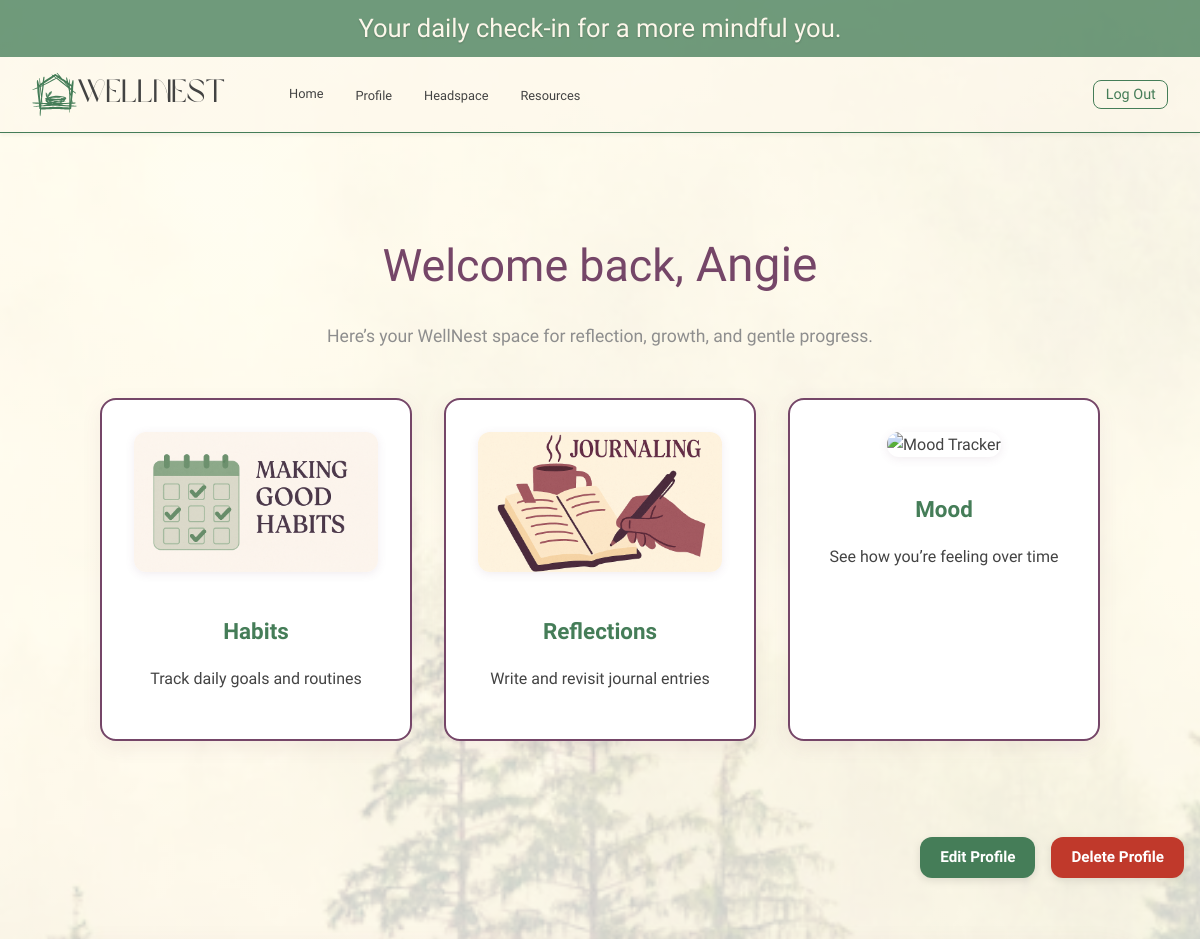
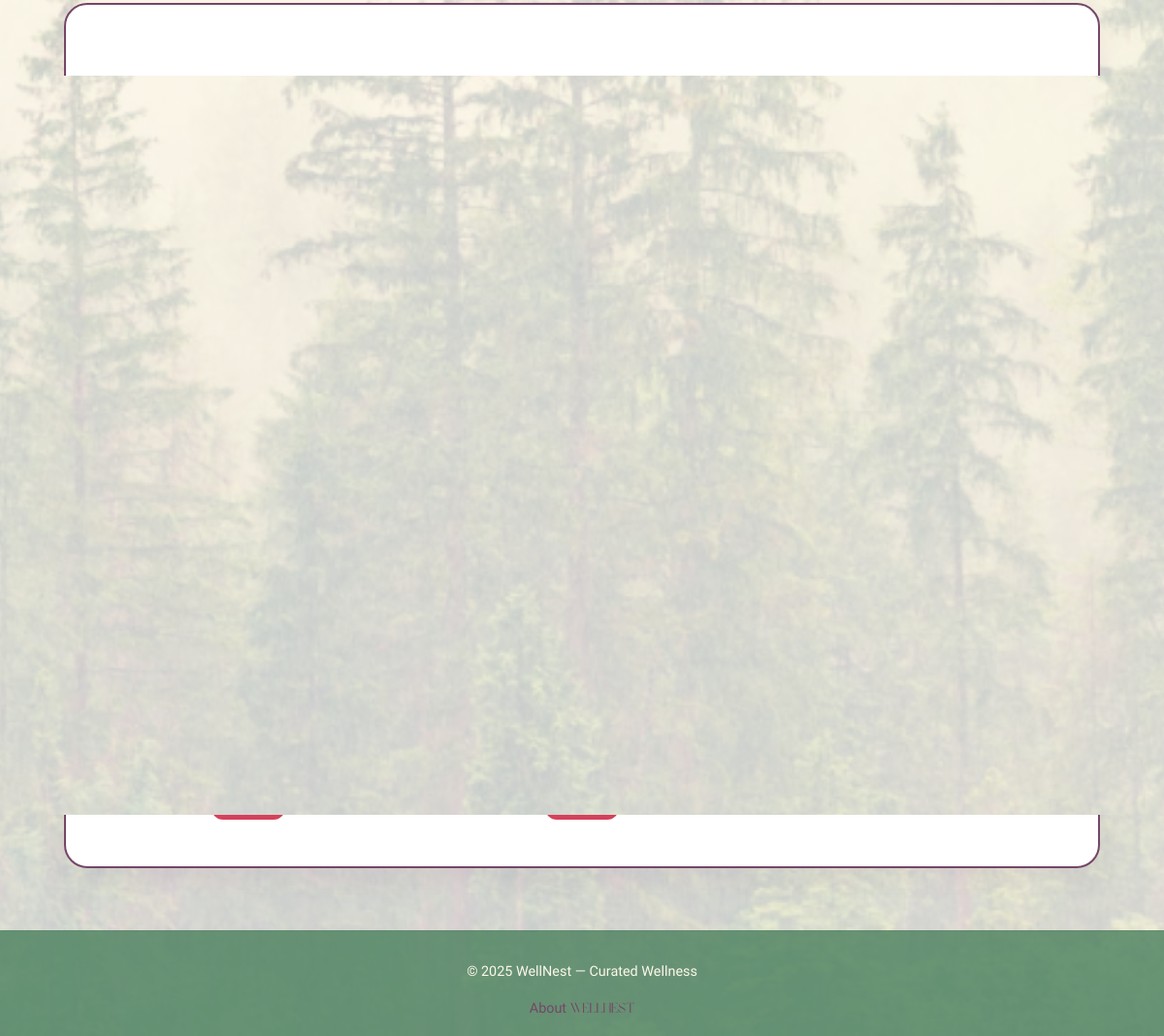
/profile/ (signed in), run on the app's committed database (2 pictures, top to bottom).
### main_app/models.py (models this page shows, shortened)
class SavedRecipe(models.Model):
    user = models.ForeignKey(User, on_delete=models.CASCADE)
    title = models.CharField(max_length=255)
    image = models.CharField(max_length=255)
    link = models.URLField()

### main_app/views/main_views.py (the view)
# urls.py: path('profile/', views.profile, name='profile'),
@login_required
def profile(request):
    today = date.today()
    habits = Habit.objects.filter(user=request.user)
    checkins = HabitCheckIn.objects.filter(habit__in=habits, date=today)
    checked_ids = [checkin.habit.id for checkin in checkins]
    saved_recipes = SavedRecipe.objects.filter(user=request.user)
    return render(request, 'user/profile.html', {
        'habits': habits,
        'checked_ids': checked_ids,
        'today': today,
        'saved_recipes': saved_recipes,
    })

### main_app/templates/user/profile.html (shortened to what this page needs)
{% extends 'base.html' %}
{% load static %}
{% block head %}
<link rel="stylesheet" href="{% static 'css/user/profile.css' %}">
{% endblock %}
{% block content %}
<div class="profile-container">
  <h1>Welcome back,<span> {{ user.first_name|default:user.username }} </span>  </h1>
  <p class="intro-line">Here’s your WellNest space for reflection, growth, and gentle progress.</p>
  <div class="dashboard-grid">
    <a href="{% url 'habit-index' %}" class="dashboard-card">
      <img src="{% static 'images/habitLogo.png' %}" alt="Habits">
      <h2>Habits</h2>
      <p>Track daily goals and routines</p>
    </a>
    <a href="{% url 'reflection-index' %}" class="dashboard-card">
      <img src="{% static 'images/journalLogo.png' %}" alt="Reflections">
      <h2>Reflections</h2>
      <p>Write and revisit journal entries</p>
    </a>
    <a href="{% url 'mood-index' %}" class="dashboard-card">
      <img src="{% static 'images/moodsLogo.png' %}" alt="Mood Tracker">
      <h2>Mood</h2>
      <p>See how you’re feeling over time</p>
    </a>
    </div>
    </div>
      <div class="profile-actions-wrapper">
        <a href="{% url 'edit_profile' %}" class="profile-button edit">Edit Profile</a>
        <a href="{% url 'delete_profile' %}" class="profile-button delete">Delete Profile</a>
      </div>
      <section class="saved-recipes">
        <h2>Saved Recipes</h2>
        {% if saved_recipes %}
          <div class="recipe-grid">
            {% for recipe in saved_recipes %}
              <div class="recipe-card-wrapper">
                <a href="{{ recipe.link }}" target="_blank" class="recipe-card">
                  <img src="{% static recipe.image %}" alt="{{ recipe.title }}">
                  <h3>{{ recipe.title }}</h3>
                </a>
                <form method="POST" action="{% url 'delete-recipe' recipe.id %}">
                  <button type="submit" class="btn delete-btn">Delete</button>
                </form>
              </div>
            {% endfor %}
          </div>
        {% else %}
          <p class="no-saved-msg">You haven’t saved any recipes yet.</p>
        {% endif %}
      </section>
{% endblock %}

### main_app/static/css/base.css (style rules this page uses)
body, p, a, li, button, input, textarea { font-family: 'Be Vietnam Pro', sans-serif; }
h1, h2, h3 { font-family: 'Be Vietnam Pro', sans-serif; font-weight: 600; }
.site-title, h1.welcome-title, .profile-container h1, .home-intro h1 { font-family: 'Brown Sugar', cursive; }
.subtext, .quote, .intro-line { font-family: 'Style Script', cursive; font-weight: 400; }
:root { --color-brand-primary: #457D58; --color-brand-secondary: #CCC9A1; --color-text-primary: #434343; --color-text-secondary: #8E8E8E; --color-background: #fcf7ea; --color-accent-optional: #754668; }
html, body { height: 100%; margin: 0; }
body { font-family: 'Be Vietnam Pro', Arial, sans-serif; background: linear-gradient(rgba(255, 255, 255, 0.7), rgba(255, 255, 255, 0.7)), url('/static/images/Reflection.png') no-repeat center center fixed; background-size: cover; color: var(--color-text-primary); line-height: 1.6; height: 800px; display: flex; flex-direction: column; }

### main_app/static/css/user/profile.css (style rules this page uses)
.profile-container { padding: 4rem 2rem; max-width: 1000px; margin: 0 auto; text-align: center; }
.profile-container h1 { font-family: 'Be Vietnam Pro', sans-serif; font-size: 2.8rem; font-weight: 200; color: var(--color-accent-optional); margin-bottom: 1rem; }
.profile-container span { font-family: 'Style Script', cursive; font-size: 3rem; }
.profile-container .intro-line { font-size: 1.1rem; color: var(--color-text-secondary); margin-bottom: 3rem; }
.dashboard-grid { display: grid; grid-template-columns: repeat(auto-fit, minmax(240px, 1fr)); gap: 2rem; }
.dashboard-card { background-color: #fff; padding: 2rem; border-radius: 1rem; border: 2px solid var(--color-accent-optional); box-shadow: 0 6px 20px rgba(117, 70, 104, 0.08); text-decoration: none; color: var(--color-text-primary); transition: transform 0.3s ease, box-shadow 0.3s ease; }
.dashboard-card img { width: 100%; height: 140px; object-fit: cover; border-radius: 0.75rem; margin-bottom: 1rem; box-shadow: 0 2px 10px rgba(117, 70, 104, 0.1); }
.dashboard-card h2 { margin-bottom: 0.5rem; font-size: 1.4rem; color: var(--color-brand-primary); }
.profile-actions-wrapper { display: flex; justify-content: flex-end; gap: 1rem; margin-top: 2rem; padding-right: 1rem; flex-wrap: wrap; }
.profile-button { padding: 0.5rem 1.25rem; font-size: 0.95rem; font-weight: 600; border: none; border-radius: 0.75rem; color: #fff; text-decoration: none; transition: background-color 0.3s ease, transform 0.2s ease; box-shadow: 0 3px 8px rgba(0, 0, 0, 0.1); }
.profile-button.edit { background-color: var(--color-brand-primary, #2980b9); }
.profile-button.delete { background-color: #c0392b; }
.saved-recipes { margin: 4rem auto; padding: 3rem 2rem; max-width: 1000px; background-color: #fff; border: 2px solid var(--color-accent-optional); border-radius: 1.5rem; box-shadow: 0 8px 30px rgba(117, 70, 104, 0.08); text-align: center; }
.saved-recipes h2 { font-size: 2rem; font-family: 'Be Vietnam Pro', sans-serif; color: var(--color-brand-primary); margin-bottom: 2rem; }
.recipe-grid { display: grid; gap: 2rem; grid-template-columns: repeat(auto-fit, minmax(260px, 1fr)); margin-top: 1.5rem; }
.recipe-card-wrapper { text-align: center; }
.recipe-card { display: block; background-color: #fcf7ea; border: 1.5px solid var(--color-brand-secondary); border-radius: 1rem; padding: 1rem; text-align: left; box-shadow: 0 4px 12px rgba(0, 0, 0, 0.05); transition: transform 0.2s ease, box-shadow 0.2s ease; text-decoration: none; }
.recipe-card img { width: 100%; height: 180px; object-fit: cover; border-radius: 0.75rem; margin-bottom: 0.75rem; }
.recipe-card h3 { margin-top: 0.5rem; font-size: 1rem; color: var(--color-brand-primary); font-family: 'Be Vietnam Pro', sans-serif; }
.delete-btn { background-color: #d5415a; color: white; border: none; padding: 8px 16px; border-radius: 12px; font-weight: 600; font-size: 0.95rem; margin-top: 8px; cursor: pointer; transition: background-color 0.3s ease, transform 0.2s ease; display: inline-block; }

### data on the page
SavedRecipe: image (picture), title "Avocado Toast with Microgreens"
SavedRecipe: image (picture)
SavedRecipe: image (picture), title "Butternut Squash Coconut Curry"
SavedRecipe: image (picture), title "Energy Bites"
SavedRecipe: image (picture), title "Chamomile Lavender Tea"

### other printed values
{{ user.first_name|default:user.username }} "Angie"
